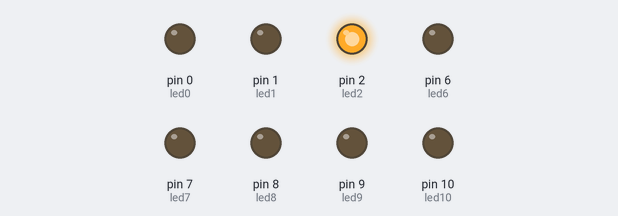
Bench run of a sketch on a simulated Arduino Uno, built with avr-gcc and run on an emulated ATmega328P. On the bench: output pins drawn as LEDs (lit = HIGH).

Above: at 0.1 s.
Timing chart, 0 to 1.6 s (numbered marks = the images above):
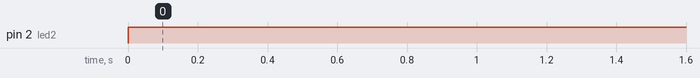

Measured:
- by itself, pin 2 (led2): LOW → HIGH at 0.00 s

The sketch:

flash_led_matrix.ino
```cpp
//initialize the port numbers. You can easily change them here if you connected your LEDs in another way than I suggested
int led0 = 0;
int led1 = 1;
int led2 = 2;
int led6 = 6;
int led7 = 7;
int led8 = 8;
int led9 = 9;
int led10 = 10;

//the time we will wait after lighting one LED (in ms)
int time = 300;

void setup(){ //this method will be run once after powering up the arduino
  //put all the pins in output mode so they can light up the LEDs
  pinMode(led0, OUTPUT);
  pinMode(led1, OUTPUT);
  pinMode(led2, OUTPUT);
  pinMode(led6, OUTPUT);
  pinMode(led7, OUTPUT);
  pinMode(led8, OUTPUT);
  pinMode(led9, OUTPUT);
  pinMode(led10, OUTPUT);

  //ensure all the LEDs are off
}


void loop(){ //this method will be repeated once the setup is finished
  digitalWrite(led2,HIGH);//we basicly keep calling this method

  digitalWrite(led9,LOW);


}
```
